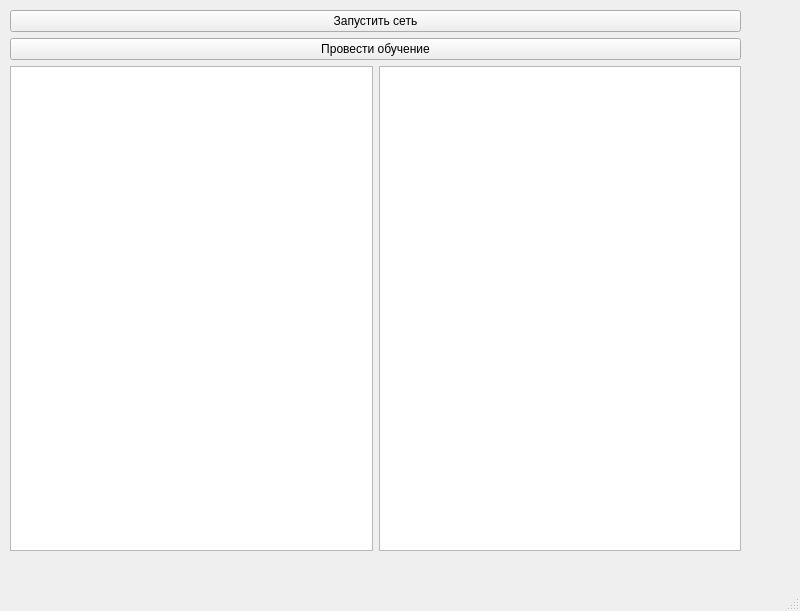
<?xml version="1.0" encoding="UTF-8"?>
<ui version="4.0">
 <class>MainWindow</class>
 <widget class="QMainWindow" name="MainWindow">
  <property name="geometry">
   <rect>
    <x>0</x>
    <y>0</y>
    <width>800</width>
    <height>611</height>
   </rect>
  </property>
  <property name="windowTitle">
   <string>MainWindow</string>
  </property>
  <widget class="QWidget" name="centralwidget">
   <widget class="QWidget" name="verticalLayoutWidget">
    <property name="geometry">
     <rect>
      <x>10</x>
      <y>10</y>
      <width>731</width>
      <height>541</height>
     </rect>
    </property>
    <layout class="QVBoxLayout" name="verticalLayout">
     <item>
      <widget class="QPushButton" name="pushButton_2">
       <property name="text">
        <string>Запустить сеть</string>
       </property>
      </widget>
     </item>
     <item>
      <widget class="QPushButton" name="pushButton">
       <property name="text">
        <string>Провести обучение</string>
       </property>
      </widget>
     </item>
     <item>
      <layout class="QHBoxLayout" name="horizontalLayout_2">
       <item>
        <widget class="QGraphicsView" name="graphicsView_2"/>
       </item>
       <item>
        <widget class="QGraphicsView" name="graphicsView"/>
       </item>
      </layout>
     </item>
    </layout>
   </widget>
  </widget>
  <widget class="QMenuBar" name="menubar">
   <property name="geometry">
    <rect>
     <x>0</x>
     <y>0</y>
     <width>800</width>
     <height>21</height>
    </rect>
   </property>
  </widget>
  <widget class="QStatusBar" name="statusbar"/>
 </widget>
 <resources/>
 <connections/>
</ui>
